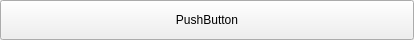
<?xml version="1.0" encoding="UTF-8"?>
<ui version="4.0">
 <class>LocalMusicButton</class>
 <widget class="QWidget" name="LocalMusicButton">
  <property name="geometry">
   <rect>
    <x>0</x>
    <y>0</y>
    <width>414</width>
    <height>40</height>
   </rect>
  </property>
  <property name="sizePolicy">
   <sizepolicy hsizetype="Preferred" vsizetype="Preferred">
    <horstretch>0</horstretch>
    <verstretch>0</verstretch>
   </sizepolicy>
  </property>
  <property name="minimumSize">
   <size>
    <width>0</width>
    <height>40</height>
   </size>
  </property>
  <property name="maximumSize">
   <size>
    <width>16777215</width>
    <height>40</height>
   </size>
  </property>
  <property name="windowTitle">
   <string>Form</string>
  </property>
  <property name="styleSheet">
   <string notr="true"/>
  </property>
  <layout class="QHBoxLayout" name="horizontalLayout">
   <property name="spacing">
    <number>0</number>
   </property>
   <property name="leftMargin">
    <number>0</number>
   </property>
   <property name="topMargin">
    <number>0</number>
   </property>
   <property name="rightMargin">
    <number>0</number>
   </property>
   <property name="bottomMargin">
    <number>0</number>
   </property>
   <item>
    <widget class="QPushButton" name="btn_name">
     <property name="sizePolicy">
      <sizepolicy hsizetype="Preferred" vsizetype="Preferred">
       <horstretch>0</horstretch>
       <verstretch>0</verstretch>
      </sizepolicy>
     </property>
     <property name="font">
      <font>
       <family>Microsoft YaHei UI</family>
      </font>
     </property>
     <property name="cursor">
      <cursorShape>PointingHandCursor</cursorShape>
     </property>
     <property name="text">
      <string>PushButton</string>
     </property>
    </widget>
   </item>
  </layout>
 </widget>
 <resources/>
 <connections/>
</ui>
